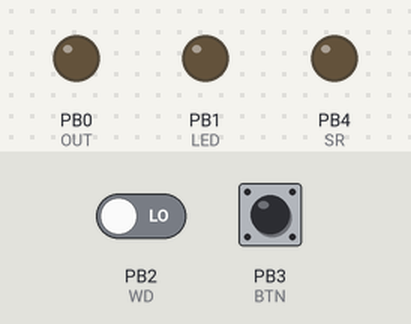
The sketch below on a simulated ATtiny85, built with avr-gcc and run on an emulated ATtiny85. Shown: output pins drawn as LEDs (lit = HIGH). Dashed ring = blinking. The inputs (shaded band) are chosen by the test bench; at power-on: PB3 (BTN) HIGH, PB2 (WD) LOW.

Above: at 2.0 s.
2.1 s: PB3 (BTN) pulled LOW for 0.15 s
At 2.25 s:
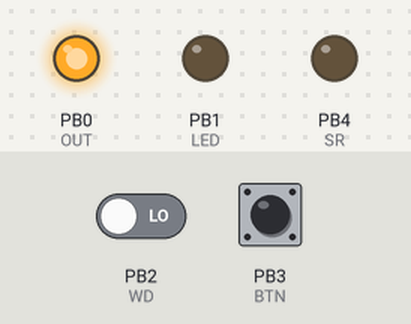
At 2.7 s:
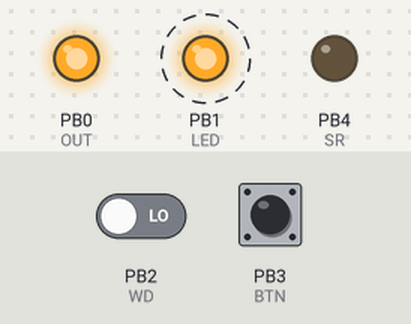
5.1 s: PB2 (WD) driven HIGH
At 6.1 s:
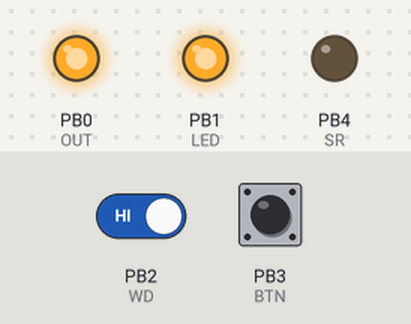
8.1 s: PB2 (WD) driven LOW
Timing chart, 0 to 17.1 s (numbered marks = the images above; inputs shaded):
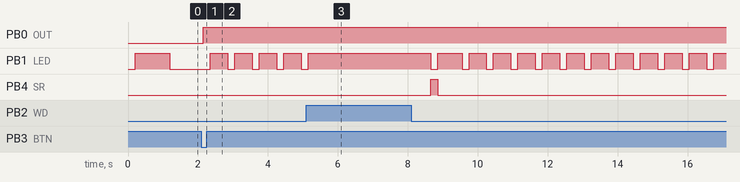

The sketch:

powermypi_uno_rev4.ino
```cpp
//POWERMYPI-UNO
//THINKEDINTHESEA
//
//rev19102020
//rev27102020
//
#include <ButtonDebounce.h>
//attiny85 pins PB0-PB4
//https://github.com/SpenceKonde/ATTinyCore/blob/master/avr/extras/ATtiny_x5.md
const int OUT = 0;
const int LED = 1;
const int WD = 2;
const int BTN = 3;
const int SR = 4;
//debouce for 50ms
const int dBounce = 50;
ButtonDebounce button(BTN, dBounce);
//wait watchdog from rpi 1=700ms
int watchdogTime = 40;
//generic counter
int timeCounter = 0;
//HIGH = no WD received from Rpi
int wdReceived = 0;
//HIGH Rpi reboot
int reBoot = 0;
//
void setup() {
  pinMode (OUT, OUTPUT);
  pinMode (LED, OUTPUT);
  pinMode (SR, OUTPUT);
  pinMode (WD, INPUT);
  //
  digitalWrite(OUT, LOW);
  digitalWrite(LED, LOW);
  digitalWrite(SR, LOW);
}

void loop() {
  timeCounter = 0;
  if (wdReceived == 0) {
    startUp();
  }
  else {
    wdReceived = 0;
    digitalWrite(SR, LOW);
  }
  button.update();
  if (reBoot == 0) {
    while (button.state() == HIGH) {
      button.update();
    }
    digitalWrite(OUT, HIGH);
  }
  else {
    reBoot = 0;
  }
  checkWatchdog();
  if (wdReceived != 1) {
    digitalWrite(LED, HIGH);
    button.update();
    while (button.state() == HIGH) {
      button.update();
      //
      ///////////////////////////////////////
      //check here for watchdog HIGH to LOW
      //se il WD cade a LOW aspetta un tempo x e spegne rpi
      //se riprende torna nel ciclo
      ///////////////////////////////////////
      //
      timeCounter = 0;
      if (digitalRead(WD) == LOW) {

      }
    }
    delay(3000);
    button.update();
    if (button.state() == LOW) {
      digitalWrite(SR, HIGH);
      digitalWrite(LED, LOW);
      while (digitalRead(WD) == HIGH) {
      }
      delay(10000);
      digitalWrite(OUT, LOW);
      wdReceived = 1;
    }
    else {
      digitalWrite(SR, HIGH);
      digitalWrite(LED, LOW);
      delay(200);
      digitalWrite(SR, LOW);
      digitalWrite(LED, HIGH);
      while (digitalRead(WD) == HIGH) {
      }
      reBoot = 1;
      wdReceived = 1;
    }
  }
}
//blink led on startup
void startUp() {
  delay(200);
  digitalWrite(LED, HIGH);
  delay(1000);
  digitalWrite(LED, LOW);
}
//check watchdog from LOW to HIGH
void checkWatchdog() {
  while (digitalRead(WD) == LOW) {
    delay(200);
    digitalWrite(LED, HIGH);
    delay(500);
    digitalWrite(LED, LOW);
    timeCounter++;
    if (timeCounter > watchdogTime) {
      digitalWrite(OUT, HIGH);
      digitalWrite(LED, LOW);
      wdReceived = 1;
      break;
    }
  }
}
//check watchdog from HIGH to LOW
void checkWatchdogHtL() {

}
```

Measured:
- after the input at 2.1 s, PB0 (OUT): LOW → HIGH after 0.05 s; PB1 (LED): alternates HIGH for 0.50 s and LOW for 0.20 s, starting after 0.25 s
- after the input at 5.1 s, PB1 (LED): goes on until 5.2 s, then stays HIGH
